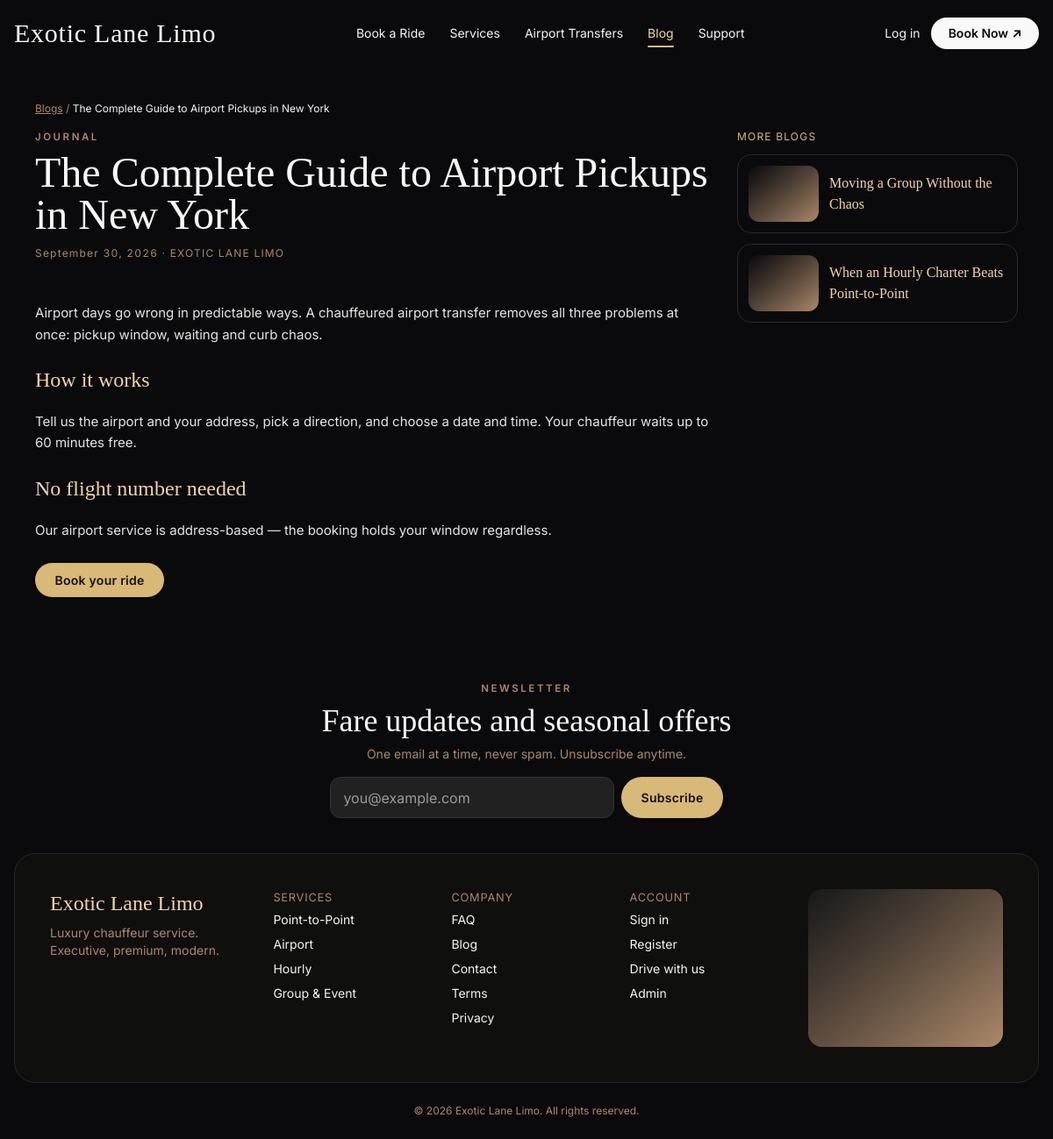
/services/blogs/read.php?slug=airport-pickup-guide, run on the app's committed database.
### tables this page shows
CREATE TABLE IF NOT EXISTS blog_posts (
  id BIGINT UNSIGNED NOT NULL AUTO_INCREMENT PRIMARY KEY,
  slug VARCHAR(150) NOT NULL,
  title VARCHAR(190) NOT NULL,
  excerpt VARCHAR(255) NULL,
  body MEDIUMTEXT NULL,
  cover VARCHAR(255) NULL,
  meta_title VARCHAR(190) NULL,
  meta_description VARCHAR(255) NULL,
  status ENUM('draft','published') NOT NULL DEFAULT 'draft',
  published_at DATETIME NULL,
  created_at DATETIME NOT NULL DEFAULT CURRENT_TIMESTAMP,
  updated_at DATETIME NOT NULL DEFAULT CURRENT_TIMESTAMP ON UPDATE CURRENT_TIMESTAMP,
  UNIQUE KEY uq_blog_slug (slug),
  KEY idx_blog_status (status, published_at)
);

### app/Helpers/functions.php (called while the page is built, shortened)
<?php
function url(string $path = ''): string
{
    return SITE_URL . '/' . ltrim($path, '/');
}
function e(mixed $v): string
{
    return htmlspecialchars((string)($v ?? ''), ENT_QUOTES | ENT_SUBSTITUTE, 'UTF-8');
}

### services/blogs/read.php (the view, shortened to what this page needs)
<?php
$pdo = Database::pdo();
$slug = slugify(trim((string)($_GET['slug'] ?? '')));
$st = $pdo->prepare("SELECT * FROM blog_posts WHERE slug = ? AND status = 'published' LIMIT 1");
$st->execute([$slug]);
$post = $st->fetch();
$others = $pdo->prepare("SELECT slug, title, cover, published_at FROM blog_posts WHERE status = 'published' AND id != ? ORDER BY published_at DESC, id DESC LIMIT 3");
$others->execute([(int)$post['id']]);
$related = $others->fetchAll();
?>
<div class="max-w-6xl mx-auto px-4 py-10">
  <p class="text-xs"><a class="underline text-[#AB8868]" href="<?= url('services/blogs/index.php') ?>">Blogs</a> <span class="text-[#AB8868]">/</span> <span class="text-[#F5F5F3]"><?= e($post['title']) ?></span></p>
  <div class="grid lg:grid-cols-[1fr_320px] gap-8 mt-4 items-start">
    <article class="min-w-0">
      <p class="eyebrow">Journal</p>
      <h1 class="font-display text-4xl md:text-5xl text-[#F9F9F9] mt-2"><?= e($post['title']) ?></h1>
      <p class="tabular text-xs tracking-widest text-[#AB8868] mt-3"><?= e(date('F j, Y', strtotime($post['published_at'] ?? $post['created_at']))) ?> · EXOTIC LANE LIMO</p>
      <div class="mt-6 text-[15px] leading-relaxed text-[#E5E5E3] space-y-4 blog-body"><?= $post['body'] ?></div>
      <div class="mt-8">
        <a href="<?= url('services/booking.php') ?>" class="btn-gold rounded-full text-sm px-8 py-3">Book your ride</a>
      </div>
    </article>
    <?php if ($related): ?>
    <aside class="lg:sticky lg:top-20" aria-label="More blogs">
      <p class="tabular text-xs tracking-widest text-[#D9B978]">MORE BLOGS</p>
      <div class="mt-3 space-y-3">
        <?php foreach ($related as $r): ?>
        <a href="<?= url('services/blogs/read.php?slug=' . urlencode($r['slug'])) ?>" class="group flex items-center gap-3 rounded-2xl border border-[#2a2a2b] hover:border-[#C8A96B] p-3">
          <?php if (!empty($r['cover'])): ?>
          <span class="w-20 h-16 shrink-0 rounded-xl overflow-hidden bg-gradient-to-br from-[#0A0A0C] to-[#AB8868]">
          </span>
          <?php endif; ?>
          <span class="font-display text-base text-[#F3D4A6]"><?= e($r['title']) ?></span>
        </a>
        <?php endforeach; ?>
      </div>
    </aside>
    <?php endif; ?>
  </div>
</div>
<?php
require APP_ROOT . '/views/layouts/public.php';

### assets/css/app.css (style rules this page uses)
:root { --black:#0A0A0C; --deep:#0F0F0E; --charcoal:#181819; --input:#212121; --champagne:#F3D4A6; --champagne-lt:#F7E2BF; --gold:#D9B978; --gold-mute:#C8A96B; --tan:#AB8868; --ivory:#F9F9F9; --soft:#F5F5F3; --border:#E5E5E3; --cta:#F9F9F9; --cta-h:#F3D4A6; --err:#A3322F; --err-deep:#8E2B29; }
html { scroll-behavior:smooth }
body { background:var(--black);color:var(--soft); }
.font-display { font-family:"Cormorant Garamond",Georgia,serif }
.font-ui { font-family:Inter,system-ui,sans-serif }
.btn-gold { background:var(--gold);color:#111;padding:.7rem 1.4rem;font-weight:600;letter-spacing:.02em }
.eyebrow { font-size:.72rem;letter-spacing:.22em;text-transform:uppercase;color:var(--tan);font-weight:600 }
.tabular { font-variant-numeric:tabular-nums }
.blog-body h2 { font-family:"Cormorant Garamond",Georgia,serif;font-size:1.5rem;color:var(--champagne);margin-top:1.25rem }
.blog-body p { margin-top:.75rem }

### data on the page
blog_posts: title "The Complete Guide to Airport Pickups in New York", published_at "September 30, 2026", body "Airport days go wrong in predictable ways. A chauffeured airport transfer removes all three problems at once: pickup window, waiting and curb chaos. How it works Tell us the airport and your address, pick a direction, and choose a date and time. Your chauffeur waits up to 60 minutes free. No flight number needed Our airport service is address-based — the booking holds your window regardless."
blog_posts: title "Moving a Group Without the Chaos"
blog_posts: title "When an Hourly Charter Beats Point-to-Point"
